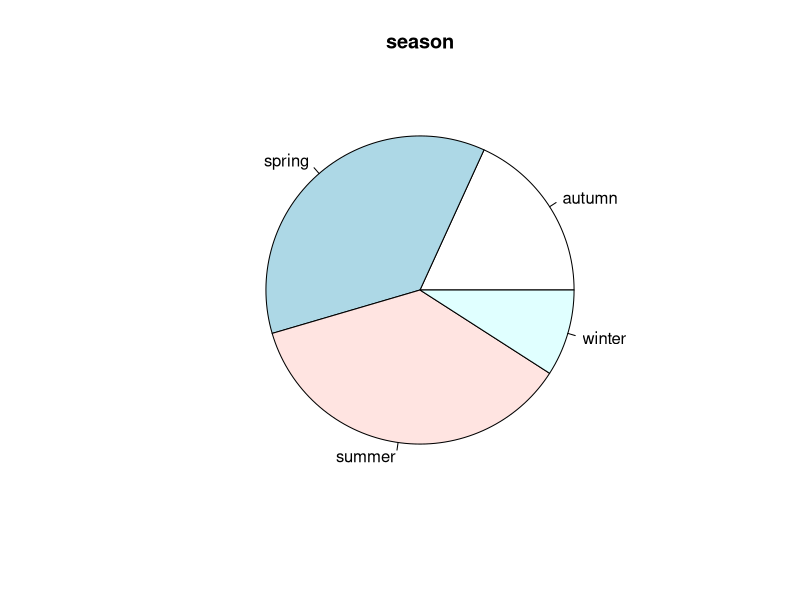
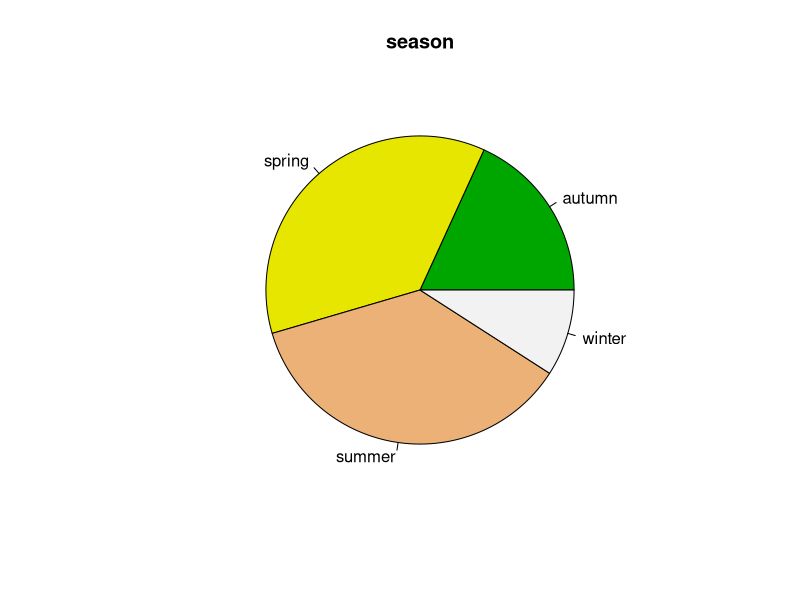

Generate these figures, in order, with R: (Note: this script raises an error after producing the figures.)
# 날짜 : 2021/06/29 
# 이름 : 김동현
# 내용 : CH05. data 시각화 - 파이차트 / P147

season <- c('winter','summer','spring','summer','summer','autumn',
            'autumn','summer','spring','spring','spring')

season
ds <- table(season)
ds

pie(ds, main = 'season')
pie(ds, main = 'season', col = terrain.colors(4))

# 교재 p148 실습 - 분기별 매출현황을 파이 차트로 시각화하기 
par(mfrow = c(1, 1))
pie(chart_data, labels = names(chart_data), col = rainbow(8), cex = 1,2)
